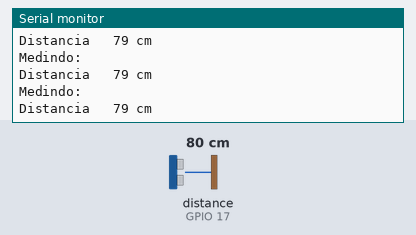
Recording of a sketch running on a simulated ESP32. Shown: the last lines printed to the serial monitor. Wiring (inferred from the names in the program): ultrasonic range finder: trigger GPIO 18; echo GPIO 17. The inputs (shaded band) are chosen by the test bench; at power-on: distance to the obstacle (sensor on GPIO 17) 80 cm. The echo pulse lasts 58.3 µs per cm.

Above: at 1.2 s.
1.3 s: distance to the obstacle (sensor on GPIO 17) set to 2 cm
At 1.9 s:
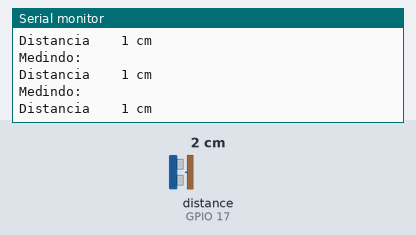
2.8 s: distance to the obstacle (sensor on GPIO 17) set to 120 cm
At 3.4 s:
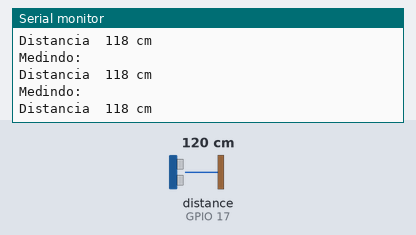

The sketch:

EX06f_DISTANCIA.ino
```cpp
#define ECHODEFAULT  17
#define TRIGDEFAULT  18
//////////////////////////////
//////////////////////////////
class MedidorDistancia{
  private:
    int pinEcho  = ECHODEFAULT;
    int pinTrigg = TRIGDEFAULT;
    float SOUND_SPEED = 0.034;
    float distanceCm = 0;
    int tempoEnvio = 10;
    int tempoLimpeza = 2;
  public:
    MedidorDistancia(int t=10,int echo = ECHODEFAULT, int trig = TRIGDEFAULT){
      pinEcho = echo;
      pinTrigg = trig;
      tempoEnvio = t;
      pinMode(pinTrigg,OUTPUT);
      pinMode(pinEcho,INPUT);
    };
    int medir(){
        long duration;
        // Clears the trigPin
        digitalWrite(pinTrigg, LOW);
        delayMicroseconds(tempoLimpeza);
        // Sets the trigPin on HIGH state for 10 micro seconds
        digitalWrite(pinTrigg, HIGH);
        delayMicroseconds(tempoEnvio);
        digitalWrite(pinTrigg, LOW);
        // Reads the echoPin, returns the sound wave travel time in microseconds
        duration = pulseIn(pinEcho, HIGH);
        // Calculate the distance
        distanceCm = duration * SOUND_SPEED/2;
        return(distanceCm);
    };
    int distanciaCm(){
        return(distanceCm);
    };
};
MedidorDistancia *md = NULL;
void setup() {
  Serial.begin(115200);
  //------------------------//
  md  = new MedidorDistancia();
  //------------------------//
}
void loop() {
  md->medir();
  Serial.println("Medindo:");
  Serial.printf("Distancia %4i cm\n",md->distanciaCm());
}
```

Measured:
- after the input at 1.3 s, the serial monitor: prints a new line at once (image 1)
- after the input at 2.8 s, the serial monitor: prints a new line at once (image 2)
